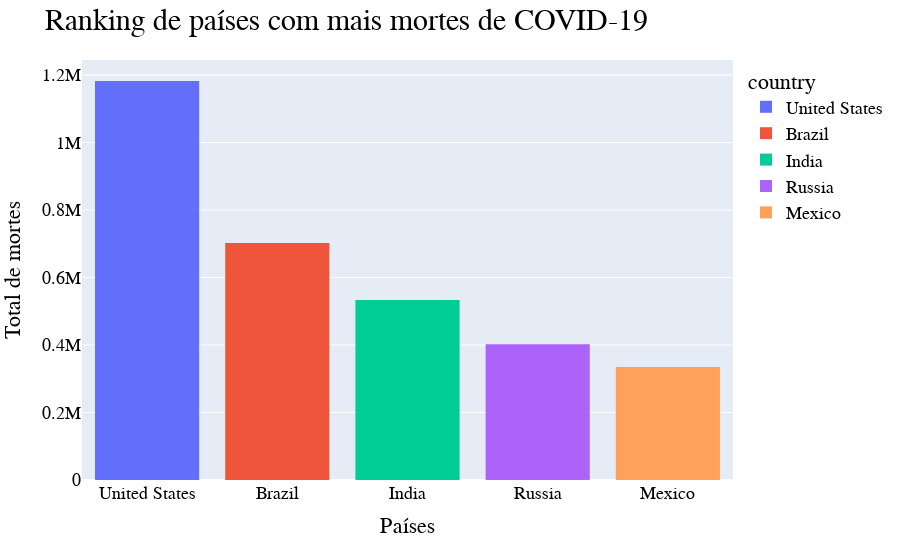

Source (notebook cell):
### Code cell
fig_3 = px.histogram(total_mortes_2, x='country', y='total_de_mortes', color='country')
fig_3.update_layout(
    title="Ranking de países com mais mortes de COVID-19",
    xaxis_title = "Países",
    yaxis_title = "Total de mortes",
    font = {'color': 'Black', 'size':18, 'family':'Courier New'},
    title_font = {'size':30}
)
fig_3.show()

### Figure 1 — Plotly figure (JSON) as saved in the notebook; plotly's stock layout.template omitted (floating-point values rounded to 4 significant figures)
{"data": [{"alignmentgroup": "True", "bingroup": "x", "histfunc": "sum", "hovertemplate": "country=%{x}<br>sum of total_de_mortes=%{y}<extra></extra>", "legendgroup": "United States", "marker": {"color": "#636efa", "pattern": {"shape": ""}}, "name": "United States", "offsetgroup": "United States", "orientation": "v", "showlegend": true, "type": "histogram", "x": ["United States"], "xaxis": "x", "y": [1182424], "yaxis": "y"}, {"alignmentgroup": "True", "bingroup": "x", "histfunc": "sum", "hovertemplate": "country=%{x}<br>sum of total_de_mortes=%{y}<extra></extra>", "legendgroup": "Brazil", "marker": {"color": "#EF553B", "pattern": {"shape": ""}}, "name": "Brazil", "offsetgroup": "Brazil", "orientation": "v", "showlegend": true, "type": "histogram", "x": ["Brazil"], "xaxis": "x", "y": [702116], "yaxis": "y"}, {"alignmentgroup": "True", "bingroup": "x", "histfunc": "sum", "hovertemplate": "country=%{x}<br>sum of total_de_mortes=%{y}<extra></extra>", "legendgroup": "India", "marker": {"color": "#00cc96", "pattern": {"shape": ""}}, "name": "India", "offsetgroup": "India", "orientation": "v", "showlegend": true, "type": "histogram", "x": ["India"], "xaxis": "x", "y": [533521], "yaxis": "y"}, {"alignmentgroup": "True", "bingroup": "x", "histfunc": "sum", "hovertemplate": "country=%{x}<br>sum of total_de_mortes=%{y}<extra></extra>", "legendgroup": "Russia", "marker": {"color": "#ab63fa", "pattern": {"shape": ""}}, "name": "Russia", "offsetgroup": "Russia", "orientation": "v", "showlegend": true, "type": "histogram", "x": ["Russia"], "xaxis": "x", "y": [402374], "yaxis": "y"}, {"alignmentgroup": "True", "bingroup": "x", "histfunc": "sum", "hovertemplate": "country=%{x}<br>sum of total_de_mortes=%{y}<extra></extra>", "legendgroup": "Mexico", "marker": {"color": "#FFA15A", "pattern": {"shape": ""}}, "name": "Mexico", "offsetgroup": "Mexico", "orientation": "v", "showlegend": true, "type": "histogram", "x": ["Mexico"], "xaxis": "x", "y": [334958], "yaxis": "y"}], "layout": {"barmode": "relative", "font": {"color": "Black", "family": "Courier New", "size": 18}, "legend": {"title": {"text": "country"}, "tracegroupgap": 0}, "margin": {"t": 60}, "title": {"font": {"size": 30}, "text": "Ranking de países com mais mortes de COVID-19"}, "xaxis": {"anchor": "y", "categoryarray": ["United States", "Brazil", "India", "Russia", "Mexico"], "categoryorder": "array", "domain": [0, 1], "title": {"text": "Países"}}, "yaxis": {"anchor": "x", "domain": [0, 1], "title": {"text": "Total de mortes"}}}}
